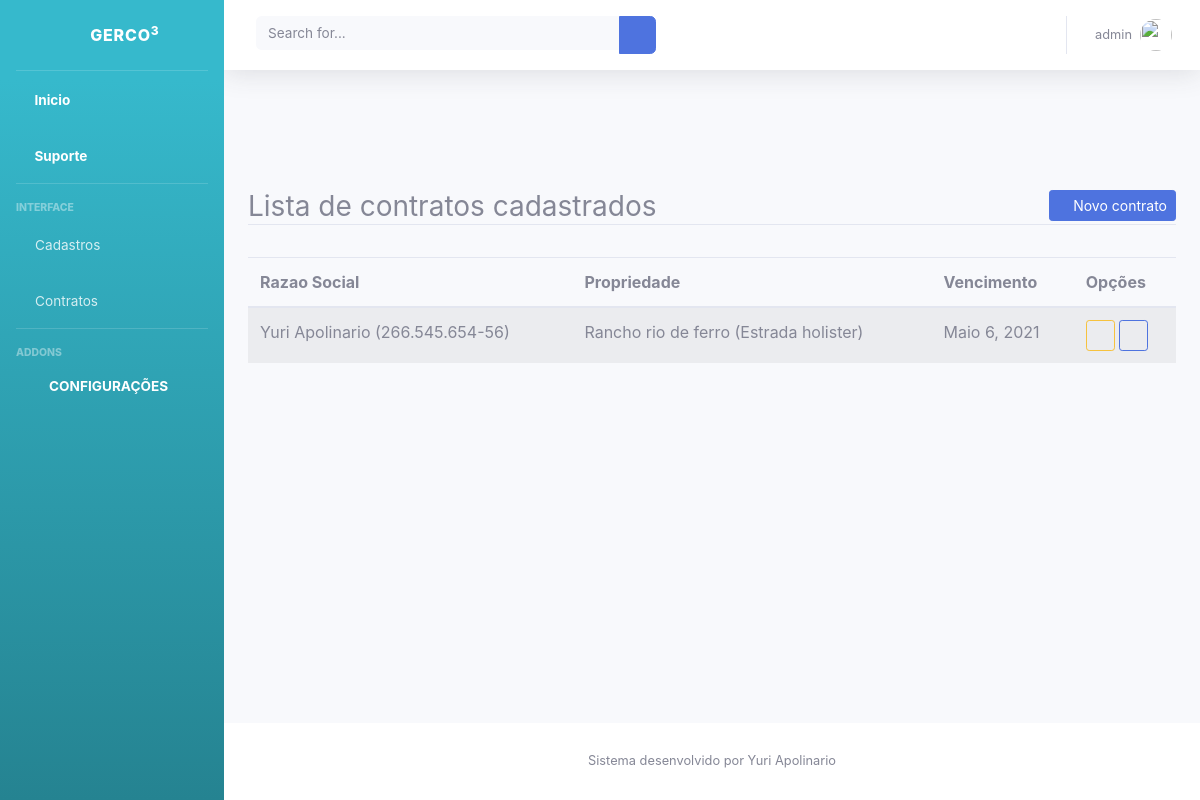
Before: /listar/contrato/ (signed in) with the older database file.
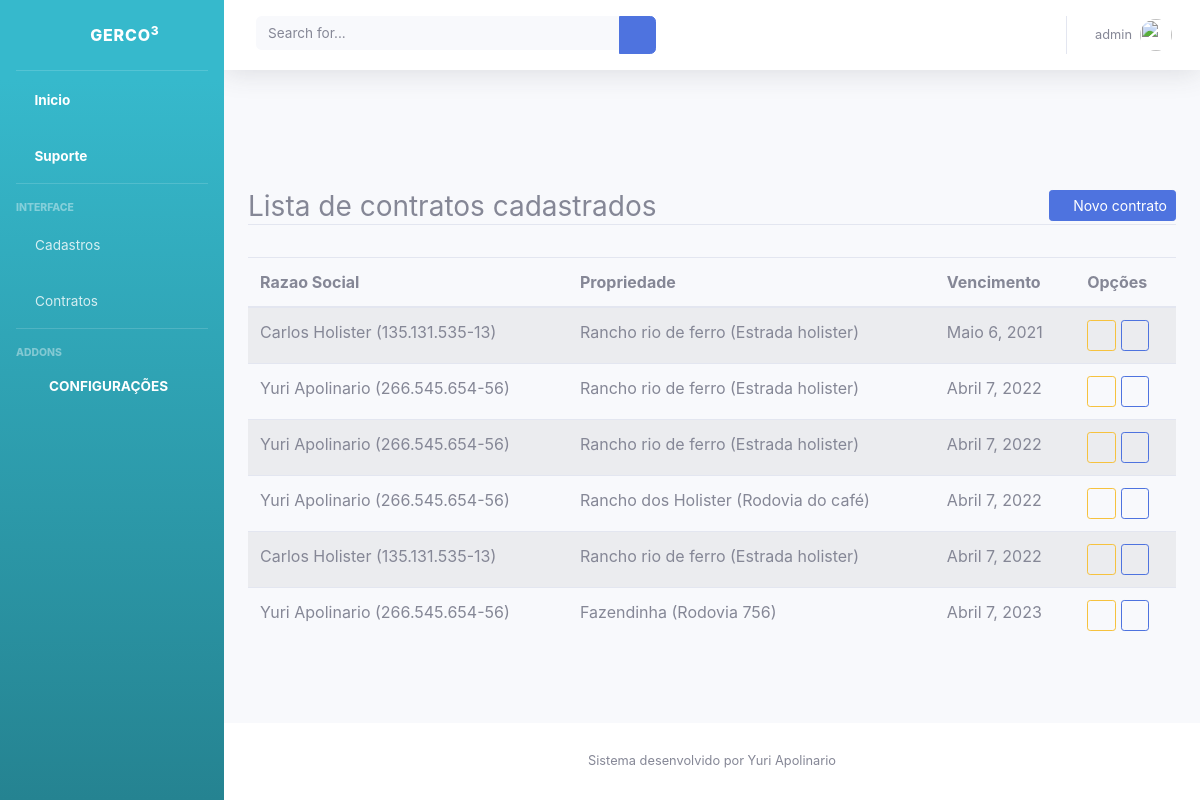
After: the same page with the newer database file.
### cadastros/models.py (models this page shows)
class Contrato(models.Model):
    servico = models.ForeignKey(Servico, on_delete= models.PROTECT)
    propriedade = models.ForeignKey(Propriedade, on_delete= models.PROTECT)
    data_inicial = models.DateField(default=date.today)
    data_final = models.DateField(default=date.today)
    registrado_por = models.ForeignKey(User, on_delete= models.PROTECT)
    registrado_em = models.DateField(auto_now=True)
    contratante = models.ForeignKey(Empresa, on_delete= models.PROTECT)
    contratada = models.ForeignKey(ConfiguracaoSistema, on_delete= models.PROTECT)
    cidade = models.ForeignKey(Cidade, on_delete= models.PROTECT)

class Empresa(models.Model):
    cidade = models.ForeignKey(Cidade, on_delete=models.PROTECT)
    nome_proprietario = models.CharField(max_length=100)
    cpf = models.CharField(max_length=14, unique=True )
    rg = models.CharField(max_length=15, unique=True)
    razao_social = models.CharField(max_length=100)
    cnpj = models.CharField(max_length=18, unique=True, verbose_name="CNPJ")
    inscricao_estadual = models.CharField(max_length=45, verbose_name="Inscrição Estadual")
    endereco = models.CharField(max_length=100)
    def __str__(self):
        return "{} ({})".format(self.nome_proprietario, self.cpf, self.cnpj,
                self.razao_social, self.cnpj, self.inscricao_estadual, self.endereco)

class Propriedade(models.Model):
    nome_propriedade = models.CharField(max_length=45)
    endereco = models.CharField(max_length=100)
    area_propriedade = models.CharField(max_length=45)
    cidade = models.ForeignKey(Cidade, on_delete=models.PROTECT)
    empresa = models.ForeignKey(Empresa, on_delete= models.PROTECT)
    def __str__(self):
        return "{} ({})".format(self.nome_propriedade, self.endereco, self.area_propriedade, self.cidade, self.empresa)

### cadastros/views.py (the view)
# urls.py: path('listar/contrato/', ContratoList.as_view(), name="listar-contrato"),
class ContratoList(LoginRequiredMixin, ListView):
    model = Contrato
    template_name = 'cadastros/listar/contrato_list.html'

### cadastros/templates/cadastros/listar/contrato_list.html (shortened to what this page needs)
{% extends 'paginas/modelo.html'%}
{% block conteudo %}
{% if request.user.is_authenticated %}
<div class="content-wrapper">
    <div class="container py-5">
        <div class="row mt-5">
            <div class="col-lg">
                <h3 class="border-bottom">
                    Lista de contratos cadastrados
                    <a href="{% url 'cadastro-contrato' %}" class="float-right btn btn-primary btn-sm">
                        <i class="fa fa-plus-circle" aria-hidden="true"></i>
                        Novo contrato
                    </a>
                </h3>
            </div>
        </div>
        <div class="row">
            <div class="col-lg mt-4">
                <table class="table table-striped" id="tabelaListar">
                    <thead>
                        <tr>
                            <th>Razao Social</th>
                            <th>Propriedade</th>
                            <th>Vencimento</th>
                            <th>Opções</th>
                        </tr>
                    </thead>
                    <tbody>
                        {% for obj in object_list %}
                        <tr>
                            <td>{{ obj.contratante }}</td>
                            <td>{{ obj.propriedade }}</td>
                            <td>{{ obj.data_final }}</td>
                            <td>
                                <a href="{% url 'editar-contrato' obj.pk %}" class="btn btn-outline-warning btn-sm">
                                    <i class="fa fa-pen" aria-hidden="true"></i>
                                </a>
                                <a href="{% url 'detail-contrato' obj.pk %}" class="btn btn-outline-primary btn-sm">
                                    <i class="fa fa-search" aria-hidden="true"></i>
                                </a>
                            </td>
                        </tr>
                        {% empty %}
                        <tr>
                            <td colspan="100%">Nenhum empresa cadastrado</td>
                        </tr>
                        {% endfor %}
                    </tbody>
                </table>
            </div>
        </div>
    </div>
</div>
{% endif %}
{% endblock %}

### paginas/templates/paginas/modelo.html (shortened to what this page needs)
{% load static %}
<!DOCTYPE html>
<html lang="en">
<head>
  <link href="{% static 'vendor/fontawesome-free/css/all.min.css' %}" rel="stylesheet" type="text/css">
  <link href="{% static 'css/sb-admin-2.min.css' %}" rel="stylesheet">
  <link href="{% static 'css/bootstrap.css' %} rel="stylesheet">
  <link href="{% static 'css/estilo.css' %} rel="stylesheet">
  <link rel="stylesheet" type="text/css" href="https://cdn.datatables.net/v/bs4/dt-1.10.24/datatables.min.css"/>
</head>
<body id="page-top">
  <div id="wrapper">
    <ul class="navbar-nav bg-gradient-info sidebar sidebar-dark accordion" id="accordionSidebar">
      <a class="sidebar-brand d-flex align-items-center justify-content-center" href="index.html">
        <div class="sidebar-brand-icon rotate-n-15">
          <i class="fas fa-laugh-wink"></i>
        </div>
        <div class="sidebar-brand-text mx-3">GERCO<sup>3</sup></div>
      </a>
      <hr class="sidebar-divider my-0">
      <li class="nav-item active">
        <a class="nav-link" href="{% url 'index' %}">
          <i class="fa fa-home" aria-hidden="true"></i>
          <span>Inicio</span></a>
      </li>
      <li class="nav-item active">
        <a class="nav-link" href="https://api.whatsapp.com/send?phone=5544999461317&text=Ol%C3%A1,%20gostaria%20de%20suporte%20para%20o%20sistema%20de%20gest%C3%A3o%20de%20contrato.">
        <i class="fas fa-headset    "></i>
          <span>Suporte</span></a>
      </li>
      <hr class="sidebar-divider">
      <div class="sidebar-heading">
        Interface
      </div>
      {% if request.user.is_authenticated %}
      <li class="nav-item">
        <a class="nav-link collapsed" href="#" data-toggle="collapse" data-target="#collapseTwo" aria-expanded="true"
          aria-controls="collapseTwo">
          <i class="fas fa-address-book    "></i>
          <span>Cadastros</span>
        </a>
      </li>
      <li class="nav-item ">
        <a class="nav-link" href="{% url 'listar-contrato' %}">
        <i class="fas fa-file-contract    "></i>
          <span>Contratos</span></a>
      </li>
      <hr class="sidebar-divider">
      <div class="sidebar-heading">
        Addons
        <li class="nav-item active">
          <a class="nav-link" href="{% url 'cadastro-sistema' %}">
          <i class="fas fa-cogs"></i>
          <span>Configurações</span></a>
        </li>
      </div>
      {% endif %}
    </ul>
      <div id="content-wrapper" class="d-flex flex-column">
        <div id="content">
          <nav class="navbar navbar-expand navbar-light bg-white topbar mb-4 static-top shadow">
            <form class="d-none d-sm-inline-block form-inline mr-auto ml-md-3 my-2 my-md-0 mw-100 navbar-search">
              <div class="input-group">
                <input type="text" class="form-control bg-light border-0 small" placeholder="Search for..."
                  aria-label="Search" aria-describedby="basic-addon2">
                <div class="input-group-append">
                  <button class="btn btn-primary" type="button">
                    <i class="fas fa-search fa-sm"></i>
                  </button>
                </div>
              </div>
            </form>
            <ul class="navbar-nav ml-auto">
              <li class="nav-item dropdown no-arrow mx-1">
                <a class="nav-link dropdown-toggle" href="#" id="alertsDropdown" role="button" data-toggle="dropdown"
                  aria-haspopup="true" aria-expanded="false">
                </a>
              </li>
              {% if request.user.is_authenticated %}
              <li class="nav-item dropdown no-arrow">
                <a class="nav-link dropdown-toggle" href="#" id="userDropdown" role="button" data-toggle="dropdown"
                  aria-haspopup="true" aria-expanded="false">
                  <span class="mr-2 d-none d-lg-inline text-gray-600 small">{{ request.user }}</span>
                  <img class="img-profile rounded-circle" src="https://source.unsplash.com/QAB-WJcbgJk/60x60">
                </a>
              </li>
              {% else %}
              <li class="nav-item active">
                <a class="nav-link" href="{% url 'login' %}">
                  <i class="fas fa-fw fa-sign-in-alt"></i>
                  <span>Login</span></a>
              </li>
              {% endif %}
            </ul>
          </nav>
      {% block conteudo %}{% endblock %}
        </div>
    {% block footer %}
            <footer class="sticky-footer bg-white">
              <div class="container my-auto">
                <div class="copyright text-center my-auto">
                  <span>Sistema desenvolvido por Yuri Apolinario</span>
                </div>
              </div>
            </footer>
      </div>
  </div>
  {% endblock %}
</body>
</html>

Changed rows visible on the page:
removed Contrato: contratante "Yuri Apolinario (266.545.654-56)", propriedade "Rancho rio de ferro (Estrada holister)", data_final "Maio 6, 2021"
added Contrato: contratante "Carlos Holister (135.131.535-13)", propriedade "Rancho rio de ferro (Estrada holister)", data_final "Maio 6, 2021"
added Contrato: contratante "Yuri Apolinario (266.545.654-56)", propriedade "Rancho rio de ferro (Estrada holister)", data_final "Abril 7, 2022"
added Contrato: contratante "Yuri Apolinario (266.545.654-56)", propriedade "Rancho rio de ferro (Estrada holister)", data_final "Abril 7, 2022"
added Contrato: contratante "Yuri Apolinario (266.545.654-56)", propriedade "Rancho dos Holister (Rodovia do café)", data_final "Abril 7, 2022"
added Contrato: contratante "Carlos Holister (135.131.535-13)", propriedade "Rancho rio de ferro (Estrada holister)", data_final "Abril 7, 2022"
added Contrato: contratante "Yuri Apolinario (266.545.654-56)", propriedade "Fazendinha (Rodovia 756)", data_final "Abril 7, 2023"
